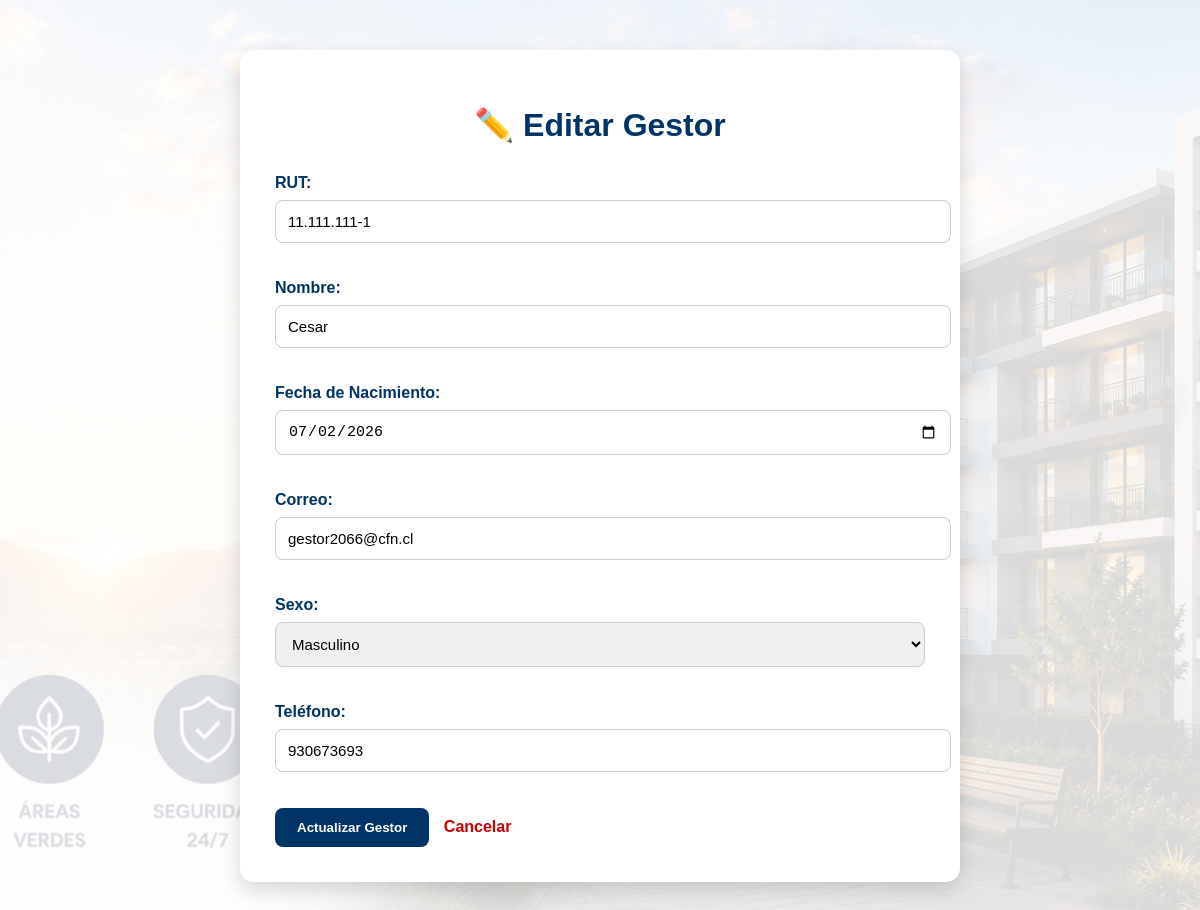
Page /editar_gestor.php?id=13 on the committed database.
### tables this page shows
CREATE TABLE `gestores` (
  `id` int(11) NOT NULL,
  `rut` varchar(20) NOT NULL,
  `nombre` varchar(100) NOT NULL,
  `fechaNacimiento` date NOT NULL,
  `correo` varchar(100) NOT NULL,
  `password` varchar(255) NOT NULL,
  `sexo` varchar(20) NOT NULL,
  `telefono` varchar(20) NOT NULL,
  `certificado` varchar(255) NOT NULL
);

### editar_gestor.php (the view, shortened to what this page needs)
<?php
include("conexion.php");
$id = $_GET["id"];
$resultado = $conexion->query("SELECT * FROM gestores WHERE id=$id");
$gestor = $resultado->fetch_assoc();
?>
<!DOCTYPE html>
<html lang="es">
<head>
    <link rel="stylesheet" href="css/estilos.css">
</head>
<body>
<div class="contenedor-editar">
<h1>✏️ Editar Gestor</h1>
<form action="actualizar_gestor.php" method="POST">
<label>RUT:</label>
<input type="text" name="rut" value="<?php echo $gestor['rut']; ?>">
<br><br>
<label>Nombre:</label>
<input type="text" name="nombre" value="<?php echo $gestor['nombre']; ?>">
<br><br>
<label>Fecha de Nacimiento:</label>
<input type="date" name="fechaNacimiento" value="<?php echo $gestor['fechaNacimiento']; ?>">
<br><br>
<label>Correo:</label>
<input type="email" name="correo" value="<?php echo $gestor['correo']; ?>">
<br><br>
<label>Sexo:</label>
<select name="sexo">
    <option <?php if($gestor['sexo']=="Masculino") echo "selected"; ?>>Masculino</option>
</select>
<br><br>
<label>Teléfono:</label>
<input type="text" name="telefono" value="<?php echo $gestor['telefono']; ?>">
<br><br>
<button type="submit">Actualizar Gestor</button>
<a href="gestor.php">Cancelar</a>
</form>
</div>
</body>
</html>

### css/estilos.css (style rules this page uses)
body { font-family: Arial, sans-serif; margin: 0; background-image: linear-gradient( rgba(255,255,255,0.85), rgba(255,255,255,0.85)), url("../img/banner.jpg"); background-size: cover; background-position: center; background-attachment: fixed; }
.contenedor-editar { max-width: 650px; margin: 50px auto; background: white; padding: 35px; border-radius: 14px; box-shadow: 0 8px 20px rgba(0,0,0,0.15); }
.contenedor-editar h1 { color: #003366; text-align: center; margin-bottom: 30px; }
.contenedor-editar label { font-weight: bold; color: #003366; }
.contenedor-editar input, .contenedor-editar select { width: 100%; padding: 12px; margin: 8px 0 18px 0; border: 1px solid #ccc; border-radius: 8px; font-size: 15px; }
.contenedor-editar button { background: #003366; color: white; padding: 12px 22px; border: none; border-radius: 8px; font-weight: bold; cursor: pointer; }
.contenedor-editar a { margin-left: 10px; text-decoration: none; color: #cc0000; font-weight: bold; }

### rows in the picture
gestores: rut "11.111.111-1", nombre "Cesar", fechaNacimiento "07/02/2026", correo "gestor2066@cfn.cl", sexo "Masculino", telefono "930673693"
